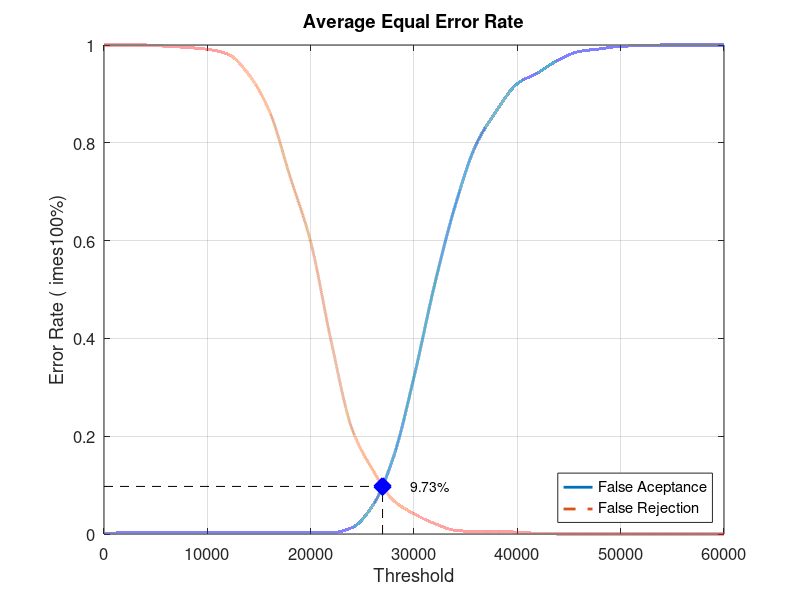
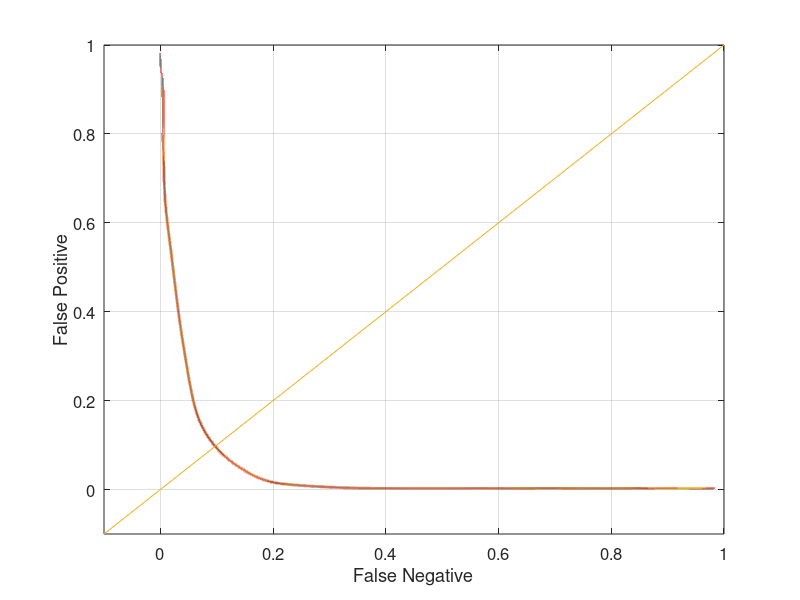

Write the MATLAB code that produced these figures, in order.
close all;
clear;
clc;
x = 0:2000:60000;
xq = 0:0.5:60000;

y0 = [0 0.00263158 0.00263158 0.00263158 0.00263158 0.00263158 0.00263158 0.00263158 0.00263158 0.00263158 0.00263158 0.00263158 0.0131579 0.0578947 0.156579 0.321053 0.510526 0.672368 0.796053 0.865789 0.921053 0.943421 0.969737 0.986842 0.992105 0.997368 0.998684 1 1 1 1]
yy0 = interp1(x, y0, xq, 'pchip');
y1 = [1 1 1 0.9975 0.995 0.99125 0.98125 0.94 0.865 0.73125 0.5975 0.3925 0.215 0.13125 0.06875 0.04125 0.02125 0.0075 0.005 0.005 0.00375 0.00125 0 0 0 0 0 0 0 0 0]
yy1 = interp1(x, y1, xq, 'pchip');

% Calculating EER: 
y2 = abs(y0 - y1);
find(y2 == min(y2))
yy2 = abs(yy0 - yy1);
xEER = find(yy2 == min(yy2));
xEERIndex = xq(xEER) % X-axis EER
yEER = yy0(xEER) % Y-axis EER

main = figure
plot(xq, yy0,'-','LineWidth', 2);	hold on
plot(xq, yy1,'--','LineWidth', 2);	hold on
plot([xEERIndex xEERIndex], [0 yEER], 'k--');	hold on
plot([0 xEERIndex], [yEER yEER], 'k--');	hold on
plot(xEERIndex, yEER, 'bx', 'LineWidth', 10);	hold on
text(xEERIndex + 10 * xEERIndex / 100, yEER, [num2str(round((10000 * yEER)) / 100) '%'])
legend('False Aceptance', 'False Rejection', 'Location', 'SouthEast')
xlabel('Threshold')
ylabel('Error Rate (	imes100%)')
title('Average Equal Error Rate')
set(gca, 'FontSize', 12)
axis([0 60000 0 1])
grid on

print(main, 'Experiment2AverageMain', '-dpng');
FNRxFPR = figure('Color', [1 1 1]);
plot(yy1, yy0, '-', yy1, yy0, 'LineWidth', 2);
hold on
y = -0.1:0.1:1
plot(y, y); 
set(gca, 'FontSize', 12)
xlabel('False Negative')
ylabel('False Positive')
axis([-0.1 1 -0.1 1])
set(gca, 'FontSize', 12)
grid on

print(FNRxFPR, 'Experiment2AverageFNRxFPR','-dpng');
